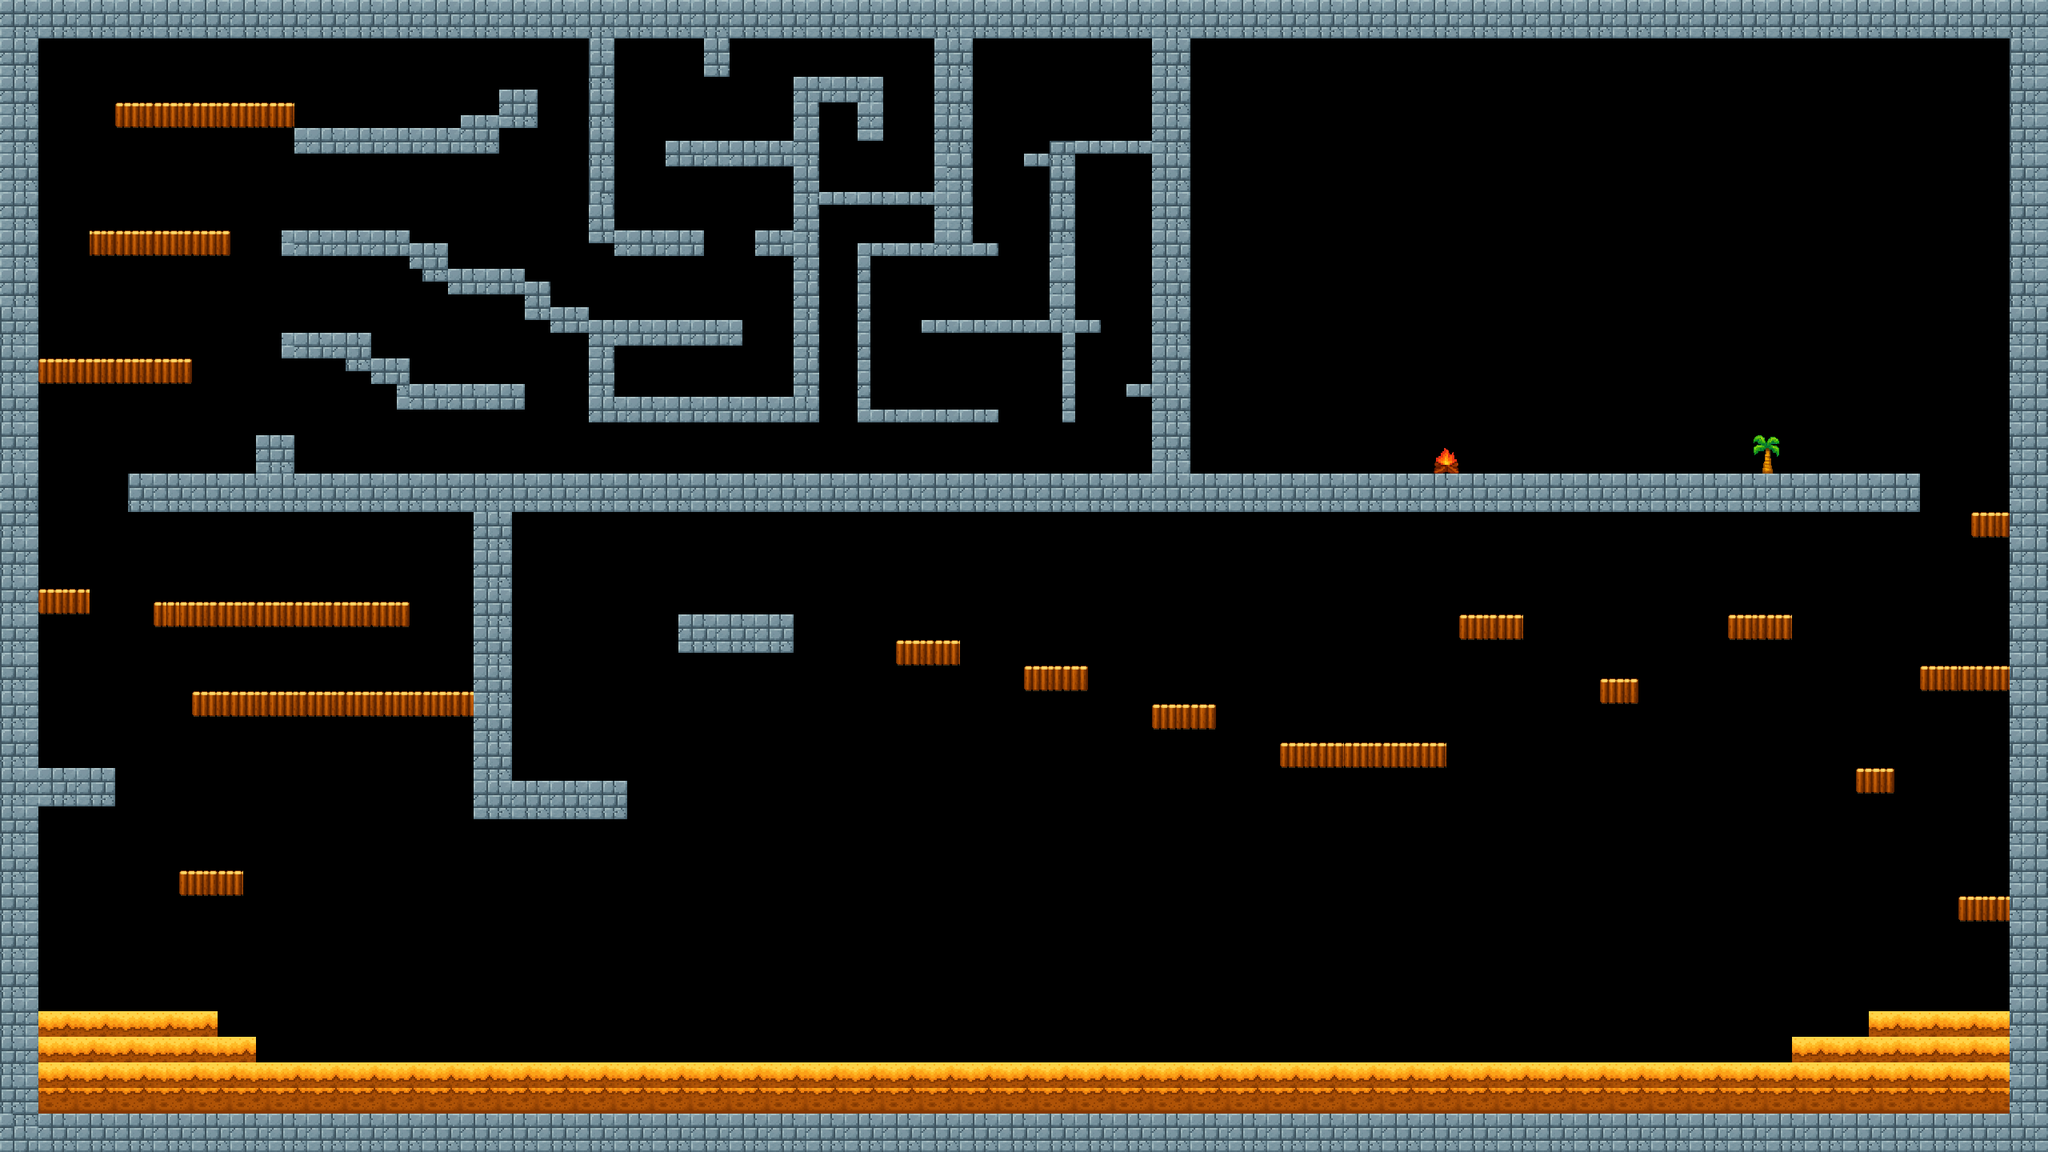

Below is a game level as drawn by its tile map, then a one-line description and the .tmx that defines it (tile-layer data replaced by summaries):
An orthogonal 160x90 tile map with 16x16 px tiles, 1 tile layer (Background) and 87 objects (18x Platform, 4x Chest, 3x SummerTraps, 2x Enemy, Player, ...).

<map version="1.10" tiledversion="1.11.2" orientation="orthogonal" renderorder="right-down" width="160" height="90" tilewidth="16" tileheight="16" infinite="0" nextlayerid="4" nextobjectid="107">
 <tileset firstgid="1" source="summer_terrain.tsx" />
 <layer id="1" name="Background" width="160" height="90">
  <data>[14400 cells, 14180 non-empty, 35 distinct tile ids]</data>
 </layer>
 <objectgroup id="2" name="Collision">
  <object id="13" x="0" y="0" width="48" height="1440" />
  <object id="14" x="48" y="1392" width="2512" height="48" />
  <object id="15" x="48" y="0" width="2512" height="48" />
  <object id="16" x="2512" y="48" width="48" height="1344" />
  <object id="17" x="2336" y="1264" width="176" height="128" />
  <object id="18" x="2240" y="1296" width="96" height="96" />
  <object id="19" x="48" y="1264" width="128" height="128" />
  <object id="21" x="272" y="1328" width="1968" height="64" />
  <object id="22" x="48" y="960" width="96" height="48" />
  <object id="23" type="Platform" x="224" y="1088" width="80" height="32" />
  <object id="24" type="Platform" x="240" y="864" width="352" height="32" />
  <object id="25" type="Platform" x="48" y="736" width="64" height="32" />
  <object id="26" type="Platform" x="192" y="752" width="320" height="32" />
  <object id="27" type="Platform" x="48" y="448" width="192" height="32" />
  <object id="28" type="Platform" x="112" y="288" width="176" height="32" />
  <object id="29" type="Platform" x="144" y="128" width="224" height="32" />
  <object id="30" x="368" y="160" width="208" height="32" />
  <object id="31" x="576" y="144" width="48" height="48" />
  <object id="32" x="624" y="112" width="48" height="48" />
  <object id="33" x="352" y="288" width="160" height="32" />
  <object id="34" x="352" y="416" width="80" height="32" />
  <object id="35" x="432" y="416" width="32" height="48" />
  <object id="36" x="464" y="448" width="48" height="32" />
  <object id="37" x="512" y="304" width="48" height="32" />
  <object id="38" x="528" y="336" width="112" height="16" />
  <object id="39" x="560" y="352" width="128" height="16" />
  <object id="40" x="656" y="368" width="32" height="32" />
  <object id="41" x="688" y="384" width="48" height="16" />
  <object id="42" x="688" y="400" width="240" height="16" />
  <object id="43" x="736" y="416" width="192" height="16" />
  <object id="44" x="736" y="432" width="32" height="96" />
  <object id="45" x="768" y="496" width="256" height="32" />
  <object id="46" x="992" y="96" width="32" height="400" />
  <object id="47" x="1024" y="96" width="80" height="32" />
  <object id="48" x="1072" y="128" width="32" height="48" />
  <object id="49" x="880" y="48" width="32" height="48" />
  <object id="50" x="736" y="48" width="32" height="256" />
  <object id="51" x="768" y="288" width="112" height="32" />
  <object id="52" x="944" y="288" width="48" height="32" />
  <object id="53" x="832" y="176" width="160" height="32" />
  <object id="54" x="496" y="480" width="160" height="32" />
  <object id="55" x="160" y="592" width="2240" height="48" />
  <object id="56" x="1440" y="48" width="48" height="544" />
  <object id="57" x="1408" y="480" width="32" height="16" />
  <object id="58" x="1312" y="176" width="32" height="240" />
  <object id="59" x="1344" y="400" width="32" />
  <object id="61" x="1344" y="400" width="32" height="16" />
  <object id="62" x="1328" y="416" width="16" height="112" />
  <object id="63" x="1152" y="400" width="160" height="16" />
  <object id="64" x="1072" y="512" width="176" height="16" />
  <object id="65" x="1072" y="304" width="16" height="208" />
  <object id="66" x="1088" y="304" width="160" height="16" />
  <object id="67" x="1168" y="48" width="48" height="256" />
  <object id="68" x="1280" y="192" width="32" height="16" />
  <object id="69" x="1024" y="240" width="144" height="16" />
  <object id="70" x="320" y="544" width="48" height="48" />
  <object id="71" x="1792" y="560" width="32" height="32" />
  <object id="72" x="2192" y="544" width="32" height="48" />
  <object id="73" type="Platform" x="2160" y="768" width="80" height="32" />
  <object id="74" type="Platform" x="2448" y="1120" width="64" height="32" />
  <object id="75" type="Platform" x="2320" y="960" width="48" height="32" />
  <object id="77" type="Platform" x="2000" y="848" width="48" height="32" />
  <object id="78" type="Platform" x="1824" y="768" width="80" height="32" />
  <object id="79" type="Platform" x="1600" y="928" width="208" height="32" />
  <object id="80" type="Platform" x="1440" y="880" width="80" height="32" />
  <object id="81" type="Platform" x="1280" y="832" width="80" height="32" />
  <object id="82" type="Platform" x="1120" y="800" width="80" height="32" />
  <object id="83" x="848" y="768" width="144" height="48" />
  <object id="84" x="592" y="640" width="48" height="384" />
  <object id="85" x="640" y="976" width="144" height="48" />
  <object id="86" x="1344" y="176" width="96" height="16" />
  <object id="87" type="Platform" x="2400" y="832" width="112" height="32" />
  <object id="88" type="Platform" x="2464" y="640" width="48" height="32" />
  <object id="100" x="176" y="1264" width="96" height="128" />
  <object id="101" x="272" y="1296" width="48" height="32" />
 </objectgroup>
 <objectgroup id="3" name="SpawnPoint">
  <object id="7" name="Player" type="Player" x="200" y="1200" width="64" height="64" />
  <object id="9" name="BeachBall" type="Chest" x="848" y="704" width="64" height="64">
   <properties>
    <property name="SpriteAmount" type="int" value="4" />
    <property name="isEmpty" type="bool" value="true" />
   </properties>
  </object>
  <object id="10" name="BeachBall" type="Chest" x="1488" y="528" width="64" height="64">
   <properties>
    <property name="SpriteAmount" type="int" value="4" />
    <property name="isEmpty" type="bool" value="true" />
   </properties>
  </object>
  <object id="11" name="BeachBall" type="Chest" x="1376" y="112" width="64" height="64">
   <properties>
    <property name="SpriteAmount" type="int" value="4" />
    <property name="isEmpty" type="bool" value="false" />
   </properties>
  </object>
  <object id="12" name="BeachBall" type="Chest" x="1248" y="1264" width="64" height="64">
   <properties>
    <property name="SpriteAmount" type="int" value="4" />
    <property name="isEmpty" type="bool" value="true" />
   </properties>
  </object>
  <object id="92" name="Saws" type="SummerTraps" x="2040" y="240" width="64" height="64">
   <properties>
    <property name="isVerticalMovement" type="bool" value="true" />
    <property name="leftTile" type="float" value="9" />
    <property name="rightTile" type="float" value="17" />
    <property name="velocity" type="float" value="120" />
   </properties>
  </object>
  <object id="93" name="Saws" type="SummerTraps" x="1640" y="304" width="64" height="64">
   <properties>
    <property name="isVerticalMovement" type="bool" value="true" />
    <property name="leftTile" type="float" value="13" />
    <property name="rightTile" type="float" value="13" />
    <property name="velocity" type="float" value="120" />
   </properties>
  </object>
  <object id="94" name="Saws" type="SummerTraps" x="1840" y="304" width="64" height="64">
   <properties>
    <property name="isVerticalMovement" type="bool" value="true" />
    <property name="leftTile" type="float" value="13" />
    <property name="rightTile" type="float" value="13" />
    <property name="velocity" type="float" value="200" />
   </properties>
  </object>
  </objectgroup>
</map>
<!-- 4 of 87 objects omitted -->
